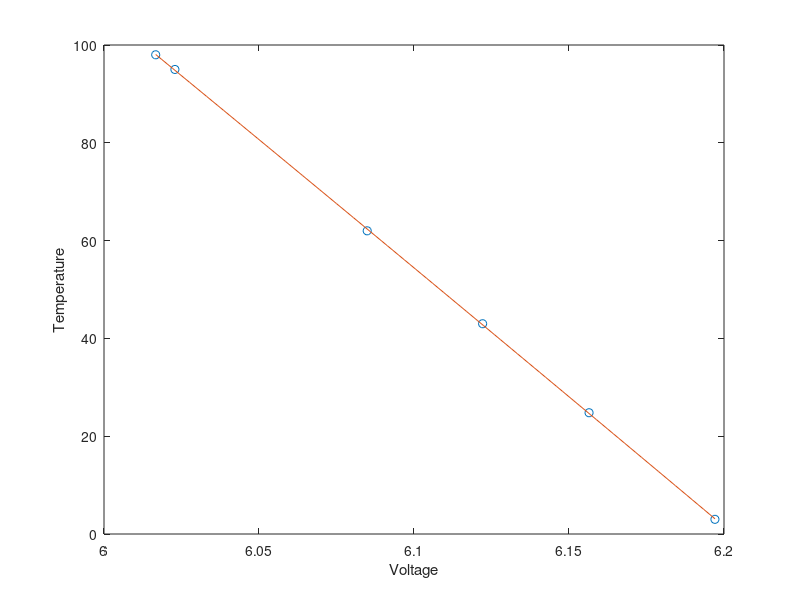

Here is the MATLAB script that generated this plot:
clc; clear all; close all; 
d = csvread('lab2-data.csv');

figure;
temp = d(:,1);
volt = d(:,2);

k = polyfit(volt, temp, 2);
fprintf('%0.4f %0.4f %0.4f\n', k(3), k(2), k(1));

x = linspace(min(volt), max(volt), 100); 
temperatureFit = polyval(k, x); 

plot(volt, temp, 'o');
xlabel('Voltage')
ylabel('Temperature')
hold on; 
plot( x, temperatureFit, '-');